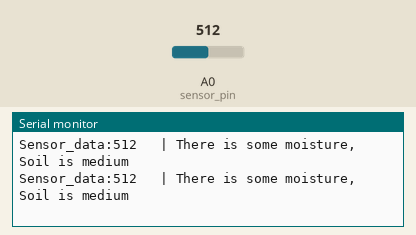
Bench run of a sketch on a simulated Arduino Uno, built with avr-gcc and run on an emulated ATmega328P. Parts: the last lines printed to the serial monitor. Inputs (shaded band) come from the test bench; at power-on: A0 (sensor_pin) = 512.

Above: at 1.2 s.
1.3 s: A0 (sensor_pin) set to 414
At 1.31 s:
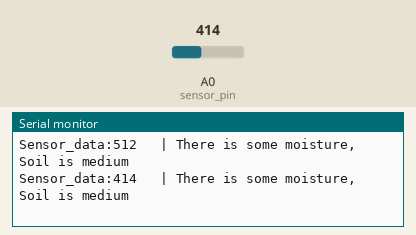
2.8 s: A0 (sensor_pin) set to 388
At 2.93 s:
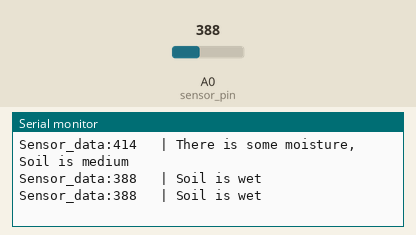
7.7 s: A0 (sensor_pin) set to 934
At 7.75 s:
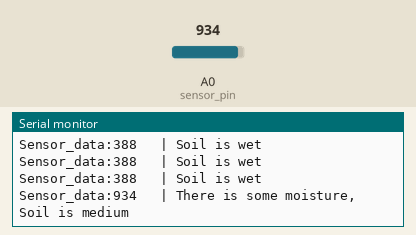
10.7 s: A0 (sensor_pin) set to 960
At 10.77 s:
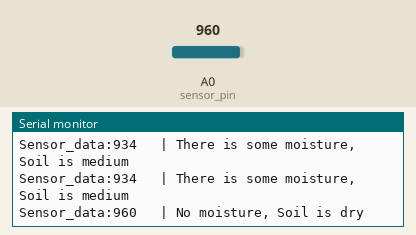
Timing chart, 0 to 13.7 s (numbered marks = the images above; inputs shaded):
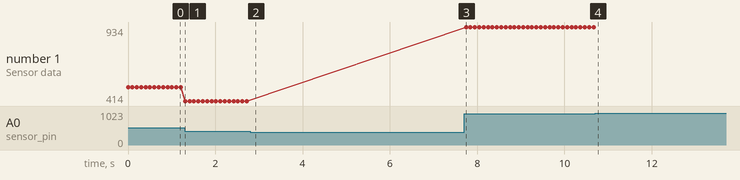

Measured:
- the behaviour switches between 400 and 399 on A0 (sensor_pin) (found by bisection; images 1 and 2)
- the behaviour switches between 950 and 951 on A0 (sensor_pin) (found by bisection; images 3 and 4)
- after the input at 1.3 s, the serial monitor: prints a new line at once (image 1)
- after the input at 2.8 s, the serial monitor: prints a new line at once (image 2)
- after the input at 7.7 s, the serial monitor: prints a new line at once (image 3)
- after the input at 10.7 s, the serial monitor: prints a new line after 0.07 s (image 4)
- plotted number 1: 512 → 414 after the input at 1.3 s, 414 → 934 after the input at 7.7 s

The sketch:

Soil_Moisture_Sensor_with_Arduino.ino
```cpp
int sensor_pin = A0;

void setup(){
  Serial.begin(9600);
  pinMode(sensor_pin, INPUT);
}

void loop(){
  int sensor_data = analogRead(sensor_pin);
  Serial.print("Sensor_data:");
  Serial.print(sensor_data);
  Serial.print("\t | ");

  if(sensor_data > 950){
    Serial.println("No moisture, Soil is dry");
  }
  else if(sensor_data >= 400 && sensor_data <= 950){
    Serial.println("There is some moisture, Soil is medium");
  }
  else if(sensor_data < 400){
    Serial.println("Soil is wet");
  }

  delay(100);
}
```
